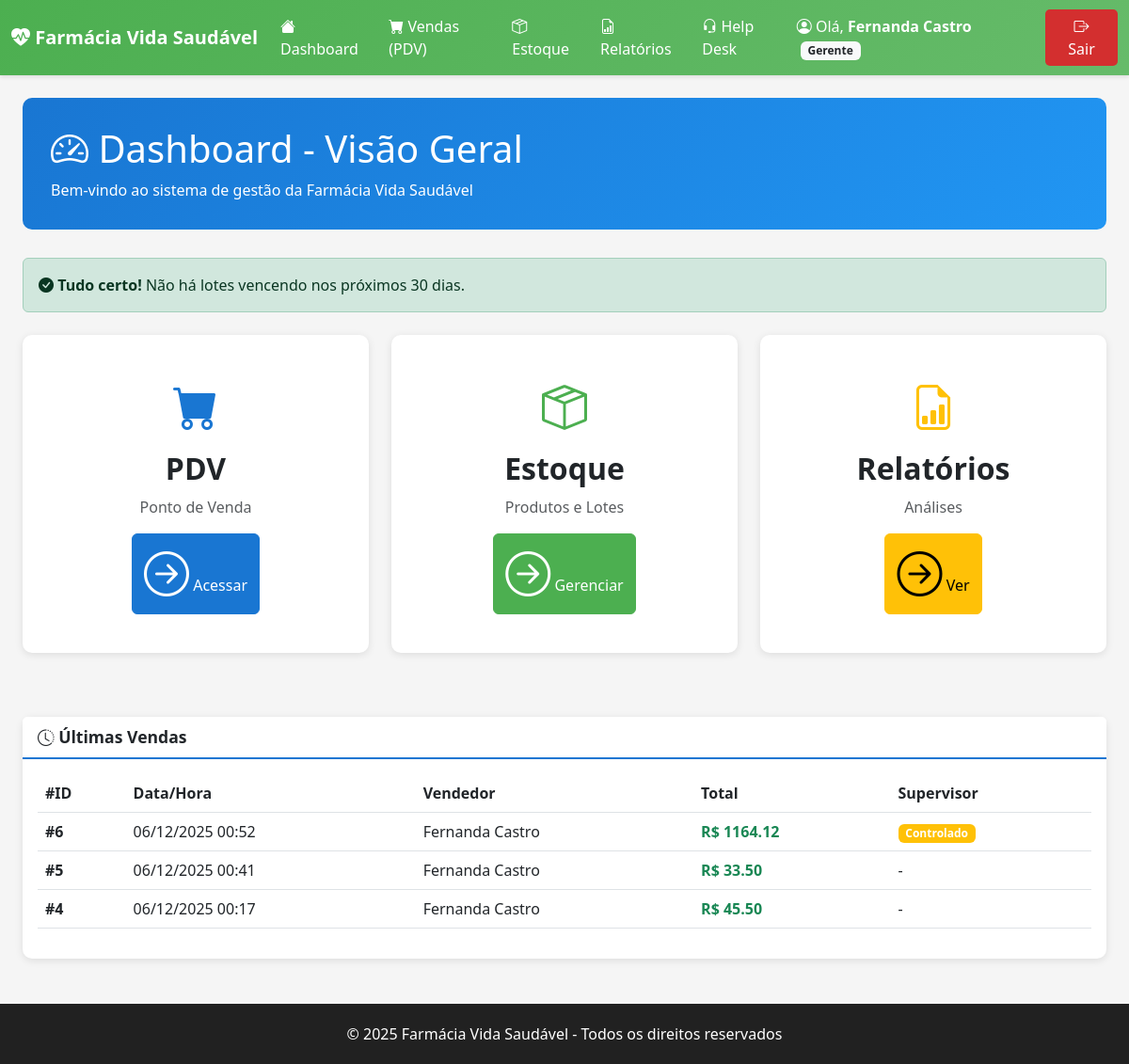
The app's page /dashboard (signed in) with its own data.
### tables this page shows
CREATE TABLE usuarios (
            id INTEGER PRIMARY KEY AUTOINCREMENT,
            nome TEXT NOT NULL,
            login TEXT UNIQUE NOT NULL,
            senha_hash TEXT NOT NULL,
            cargo TEXT CHECK(cargo IN ('Atendente', 'Farmaceutico', 'Gerente')) NOT NULL,
            created_at TIMESTAMP DEFAULT CURRENT_TIMESTAMP
        );

CREATE TABLE vendas (
            id INTEGER PRIMARY KEY AUTOINCREMENT,
            data_venda TIMESTAMP DEFAULT CURRENT_TIMESTAMP,
            total REAL NOT NULL,
            usuario_id INTEGER NOT NULL,
            supervisor_liberacao TEXT,
            caminho_receita TEXT,
            FOREIGN KEY (usuario_id) REFERENCES usuarios(id)
        );

### app.py (the view)
@app.route('/dashboard')
@login_required
def dashboard():
    try:
        lotes_vencendo = db.get_lotes_vencendo()
        vendas_recentes = db.get_vendas_recentes(limite=5)
        return render_template('dashboard.html',
            lotes_vencendo=lotes_vencendo,
            vendas_recentes=vendas_recentes)
    except Exception as e:
        flash(f'Erro ao carregar dashboard: {str(e)}', 'danger')
        return render_template('dashboard.html', lotes_vencendo=[], vendas_recentes=[])

### app.py (called while the page is built)
@app.template_filter('format_date')
def format_date_filter(value, format='%d/%m/%Y'):
    if value is None:
        return ''
    if isinstance(value, str):
        try:
            if ' ' in value:
                value = datetime.strptime(value, '%Y-%m-%d %H:%M:%S')
            else:
                value = datetime.strptime(value, '%Y-%m-%d')
        except ValueError:
            return value  # Retorna a string original se falhar
    return value.strftime(format)

@app.template_filter('format_datetime')
def format_datetime_filter(value, format='%d/%m/%Y %H:%M'):
    return format_date_filter(value, format)

def login_required(f):
    @wraps(f)
    def decorated_function(*args, **kwargs):
        if 'user_id' not in session:
            flash('Você precisa fazer login para acessar esta página.', 'warning')
            return redirect(url_for('login'))
        return f(*args, **kwargs)
    return decorated_function

### db.py (called while the page is built)
def get_db_connection():
    try:
        conexao = sqlite3.connect(Config.DATABASE_PATH)
        conexao.row_factory = sqlite3.Row  # Retorna dicts ao invés de tuples
        return conexao
    except Exception as err:
        print(f"[ERRO DB] Falha na conexão: {err}")
        return None

def dict_from_row(row):
    if row is None:
        return None
    return dict(row)

def get_vendas_recentes(limite=10):
    conexao = get_db_connection()
    if not conexao:
        return []
    try:
        cursor = conexao.cursor()
        cursor.execute("""
            SELECT
                v.id,
                v.data_venda,
                v.total,
                u.nome AS vendedor,
                u.cargo AS cargo_vendedor,
                v.supervisor_liberacao
            FROM vendas v
            INNER JOIN usuarios u ON v.usuario_id = u.id
            ORDER BY v.data_venda DESC
            LIMIT ?
        """, (limite,))
        return [dict_from_row(row) for row in cursor.fetchall()]
    except Exception as err:
        print(f"[ERRO] get_vendas_recentes: {err}")
        return []
    finally:
        conexao.close()

### templates/dashboard.html (shortened to what this page needs)
{% extends "base.html" %}
{% block content %}
<div class="container-fluid fade-in">
    <div class="dashboard-header">
        <h1 class="mb-2">
            <i class="bi bi-speedometer2"></i> Dashboard - Visão Geral
        </h1>
        <p class="mb-0">Bem-vindo ao sistema de gestão da Farmácia Vida Saudável</p>
    </div>
    {% if lotes_vencendo %}
    <div class="alert-validade">
        <h4>
            <i class="bi bi-exclamation-triangle-fill"></i>
            ATENÇÃO: Lotes com Validade Próxima do Vencimento!
        </h4>
        <p class="mb-3">Os seguintes lotes vencem nos próximos 30 dias. Tome providências!</p>
        <div class="table-responsive">
            <table class="table table-bordered">
                <thead class="table-danger">
                    <tr>
                        <th>Produto</th>
                        <th>Fabricante</th>
                        <th>Nº Lote</th>
                        <th>Data de Validade</th>
                        <th>Dias Restantes</th>
                        <th>Quantidade</th>
                    </tr>
                </thead>
                <tbody id="lotes-tbody">
                    {% for lote in lotes_vencendo %}
                    <tr
                        class="{% if lote.dias_para_vencer <= 7 %}table-danger-custom{% endif %} {% if loop.index > 5 %}lote-extra d-none{% endif %}">
                        <td><strong>{{ lote.produto_nome }}</strong></td>
                        <td>{{ lote.fabricante }}</td>
                        <td>{{ lote.numero_lote }}</td>
                        <td>{{ lote.data_validade|format_date }}</td>
                        <td>
                            <span class="badge badge-vencendo">
                                {{ lote.dias_para_vencer }} dia(s)
                            </span>
                        </td>
                        <td>{{ lote.qtd_atual }} un.</td>
                    </tr>
                    {% endfor %}
                </tbody>
            </table>
        </div>
        {% if lotes_vencendo|length > 5 %}
        <div class="text-center mt-3">
            <button class="btn btn-outline-danger" id="btn-toggle-lotes" onclick="toggleLotesVencendo()">
                <i class="bi bi-chevron-down" id="icon-toggle-lotes"></i>
                <span id="text-toggle-lotes">Ver todos ({{ lotes_vencendo|length }} lotes)</span>
            </button>
        </div>
        {% endif %}
    </div>
    {% else %}
    <div class="alert alert-success">
        <i class="bi bi-check-circle-fill"></i>
        <strong>Tudo certo!</strong> Não há lotes vencendo nos próximos 30 dias.
    </div>
    {% endif %}
    <div class="row mt-4">
        <div class="col-md-4 mb-4">
            <a href="{{ url_for('pdv') }}" class="text-decoration-none">
                <div class="card stat-card">
                    <div class="card-body">
                        <i class="bi bi-cart-fill text-primary-custom"></i>
                        <h3>PDV</h3>
                        <p class="text-muted">Ponto de Venda</p>
                        <button class="btn btn-primary">
                            <i class="bi bi-arrow-right-circle"></i> Acessar
                        </button>
                    </div>
                </div>
            </a>
        </div>
        <div class="col-md-4 mb-4">
            <a href="{{ url_for('produtos') }}" class="text-decoration-none">
                <div class="card stat-card">
                    <div class="card-body">
                        <i class="bi bi-box-seam text-secondary-custom"></i>
                        <h3>Estoque</h3>
                        <p class="text-muted">Produtos e Lotes</p>
                        <button class="btn btn-success">
                            <i class="bi bi-arrow-right-circle"></i> Gerenciar
                        </button>
                    </div>
                </div>
            </a>
        </div>
        <div class="col-md-4 mb-4">
            <a href="{{ url_for('relatorios') }}" class="text-decoration-none">
                <div class="card stat-card">
                    <div class="card-body">
                        <i class="bi bi-file-earmark-bar-graph text-warning"></i>
                        <h3>Relatórios</h3>
                        <p class="text-muted">Análises</p>
                        <button class="btn btn-warning">
                            <i class="bi bi-arrow-right-circle"></i> Ver
                        </button>
                    </div>
                </div>
            </a>
        </div>
    </div>
    {% if vendas_recentes %}
    <div class="card mt-4">
        <div class="card-header">
            <i class="bi bi-clock-history"></i> Últimas Vendas
        </div>
        <div class="card-body">
            <div class="table-responsive">
                <table class="table table-hover">
                    <thead>
                        <tr>
                            <th>#ID</th>
                            <th>Data/Hora</th>
                            <th>Vendedor</th>
                            <th>Total</th>
                            <th>Supervisor</th>
                        </tr>
                    </thead>
                    <tbody>
                        {% for venda in vendas_recentes %}
                        <tr>
                            <td><strong>#{{ venda.id }}</strong></td>
                            <td>{{ venda.data_venda|format_datetime }}</td>
                            <td>{{ venda.vendedor }}</td>
                            <td><strong class="text-success">R$ {{ "%.2f"|format(venda.total) }}</strong></td>
                            <td>
                                {% if venda.supervisor_liberacao %}
                                <span class="badge bg-warning">Controlado</span>
                                {% else %}
                                -
                                {% endif %}
                            </td>
                        </tr>
                        {% endfor %}
                    </tbody>
                </table>
            </div>
        </div>
    </div>
    {% endif %}
</div>
{% endblock %}

### templates/base.html (shortened to what this page needs)
<!DOCTYPE html>
<html lang="pt-BR">
<head>
    <link href="https://cdn.jsdelivr.net/npm/bootstrap@5.3.0/dist/css/bootstrap.min.css" rel="stylesheet">
    <link rel="stylesheet" href="https://cdn.jsdelivr.net/npm/bootstrap-icons@1.10.0/font/bootstrap-icons.css">
    <link rel="stylesheet" href="{{ url_for('static', filename='css/style.css') }}">
</head>
<body>
    {% if session.user_id %}
    <nav class="navbar navbar-expand-lg navbar-dark navbar-custom">
        <div class="container-fluid">
            <a class="navbar-brand" href="{{ url_for('dashboard') }}">
                <i class="bi bi-heart-pulse-fill"></i>
                <strong>Farmácia Vida Saudável</strong>
            </a>
            <div class="collapse navbar-collapse" id="navbarNav">
                <ul class="navbar-nav me-auto">
                    <li class="nav-item">
                        <a class="nav-link" href="{{ url_for('dashboard') }}">
                            <i class="bi bi-house-fill"></i> Dashboard
                        </a>
                    </li>
                    <li class="nav-item">
                        <a class="nav-link" href="{{ url_for('pdv') }}">
                            <i class="bi bi-cart-fill"></i> Vendas (PDV)
                        </a>
                    </li>
                    <li class="nav-item">
                        <a class="nav-link" href="{{ url_for('produtos') }}">
                            <i class="bi bi-box-seam"></i> Estoque
                        </a>
                    </li>
                    <li class="nav-item">
                        <a class="nav-link" href="{{ url_for('relatorios') }}">
                            <i class="bi bi-file-earmark-bar-graph"></i> Relatórios
                        </a>
                    </li>
                    <li class="nav-item">
                        <a class="nav-link" href="/php/helpdesk/index.php">
                            <i class="bi bi-headset"></i> Help Desk
                        </a>
                    </li>
                </ul>
                <div class="d-flex align-items-center">
                    <span class="text-white me-3">
                        <i class="bi bi-person-circle"></i>
                        Olá, <strong>{{ session.user_nome }}</strong>
                        <span class="badge bg-light text-dark ms-1">{{ session.user_cargo }}</span>
                    </span>
                    <a href="{{ url_for('logout') }}" class="btn btn-logout">
                        <i class="bi bi-box-arrow-right"></i> Sair
                    </a>
                </div>
            </div>
        </div>
    </nav>
    {% endif %}
    <main class="{% if session.user_id %}container-fluid{% endif %} mt-4">
        {% block content %}{% endblock %}
    </main>
    {% if session.user_id %}
    <footer class="footer mt-5">
        <div class="container">
            <p class="mb-0">
                &copy; 2025 Farmácia Vida Saudável - Todos os direitos reservados
            </p>
        </div>
    </footer>
    {% endif %}
</body>
</html>

### static/css/style.css (style rules this page uses)
:root { --primary-color: #1976D2; --secondary-color: #4CAF50; --danger-color: #D32F2F; --warning-color: #FF9800; --background-color: #F5F5F5; --text-dark: #212121; --text-light: #757575; }
body { background-color: var(--background-color); font-family: 'Segoe UI', Tahoma, Geneva, Verdana, sans-serif; color: var(--text-dark); }
.navbar-custom { background: linear-gradient(135deg, var(--secondary-color), #66BB6A) !important; box-shadow: 0 2px 4px rgba(0, 0, 0, 0.1); }
.navbar-custom .navbar-brand, .navbar-custom .nav-link { color: white !important; font-weight: 500; }
.navbar-custom .btn-logout { background-color: var(--danger-color); border: none; color: white; padding: 6px 15px; border-radius: 5px; font-weight: 500; }
.btn-primary { background-color: var(--primary-color) !important; border-color: var(--primary-color) !important; }
.btn-success { background-color: var(--secondary-color) !important; border-color: var(--secondary-color) !important; }
.card { border: none; border-radius: 10px; box-shadow: 0 2px 8px rgba(0, 0, 0, 0.1); margin-bottom: 20px; }
.card-header { background-color: white; border-bottom: 2px solid var(--primary-color); font-weight: 600; font-size: 1.1rem; }
.dashboard-header { background: linear-gradient(135deg, var(--primary-color), #2196F3); color: white; padding: 30px; border-radius: 10px; margin-bottom: 30px; }
.stat-card { text-align: center; padding: 25px; transition: transform 0.3s, box-shadow 0.3s; cursor: pointer; }
.stat-card i { font-size: 3rem; margin-bottom: 15px; }
.stat-card h3 { font-size: 2rem; font-weight: 700; margin: 10px 0; }
.table { background-color: white; }
.table thead { background-color: var(--primary-color); color: white; }
.footer { background-color: var(--text-dark); color: white; padding: 20px; text-align: center; margin-top: 50px; }
.text-primary-custom { color: var(--primary-color) !important; }
.text-secondary-custom { color: var(--secondary-color) !important; }
.fade-in { animation: fadeIn 0.5s ease-in; }

### records on screen
usuarios: user_nome "Fernanda Castro", user_cargo "Gerente"
vendas: id "6", data_venda "06/12/2025 00:52", vendedor "Fernanda Castro", total "1164.12", supervisor_liberacao "Controlado"
vendas: id "5", data_venda "06/12/2025 00:41", vendedor "Fernanda Castro", total "33.50"
vendas: id "4", data_venda "06/12/2025 00:17", vendedor "Fernanda Castro", total "45.50"
